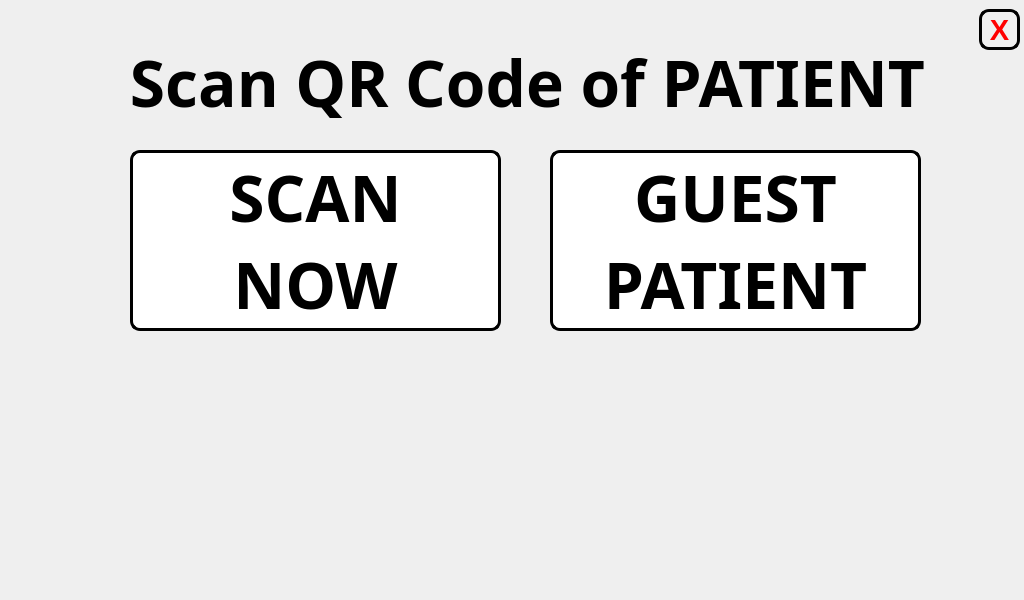
<?xml version="1.0" encoding="UTF-8"?>
<ui version="4.0">
 <class>MainWindow</class>
 <widget class="QMainWindow" name="MainWindow">
  <property name="geometry">
   <rect>
    <x>0</x>
    <y>0</y>
    <width>1024</width>
    <height>600</height>
   </rect>
  </property>
  <property name="minimumSize">
   <size>
    <width>1024</width>
    <height>600</height>
   </size>
  </property>
  <property name="maximumSize">
   <size>
    <width>1024</width>
    <height>600</height>
   </size>
  </property>
  <property name="windowTitle">
   <string>Scan QR Code of Patient</string>
  </property>
  <widget class="QWidget" name="centralwidget">
   <widget class="QFrame" name="frame">
    <property name="geometry">
     <rect>
      <x>9</x>
      <y>9</y>
      <width>1011</width>
      <height>171</height>
     </rect>
    </property>
    <property name="frameShape">
     <enum>QFrame::NoFrame</enum>
    </property>
    <property name="frameShadow">
     <enum>QFrame::Sunken</enum>
    </property>
    <widget class="QLabel" name="TITLE">
     <property name="geometry">
      <rect>
       <x>57</x>
       <y>35</y>
       <width>923</width>
       <height>76</height>
      </rect>
     </property>
     <property name="font">
      <font>
       <family>Unispace</family>
       <pointsize>48</pointsize>
       <weight>75</weight>
       <bold>true</bold>
      </font>
     </property>
     <property name="text">
      <string>Scan QR Code of PATIENT</string>
     </property>
     <property name="alignment">
      <set>Qt::AlignCenter</set>
     </property>
    </widget>
    <widget class="QPushButton" name="close_button">
     <property name="geometry">
      <rect>
       <x>970</x>
       <y>0</y>
       <width>41</width>
       <height>41</height>
      </rect>
     </property>
     <property name="font">
      <font>
       <pointsize>22</pointsize>
       <weight>75</weight>
       <bold>true</bold>
      </font>
     </property>
     <property name="styleSheet">
      <string notr="true">QPushButton:hover:!pressed
{
  background-color: rgb(195,30,60);
}

QPushButton
{

color: red;
border-style: outset;
border-width: 3px;
border-radius:10px;
border-color: black;
}
</string>
     </property>
     <property name="text">
      <string>X</string>
     </property>
    </widget>
   </widget>
   <widget class="QFrame" name="frame_2">
    <property name="geometry">
     <rect>
      <x>9</x>
      <y>348</y>
      <width>1001</width>
      <height>241</height>
     </rect>
    </property>
    <property name="frameShape">
     <enum>QFrame::NoFrame</enum>
    </property>
    <property name="frameShadow">
     <enum>QFrame::Raised</enum>
    </property>
    <layout class="QGridLayout" name="gridLayout">
     <item row="0" column="0">
      <widget class="QLabel" name="TUPC">
       <property name="minimumSize">
        <size>
         <width>192</width>
         <height>192</height>
        </size>
       </property>
       <property name="maximumSize">
        <size>
         <width>192</width>
         <height>192</height>
        </size>
       </property>
       <property name="text">
        <string/>
       </property>
       <property name="pixmap">
        <pixmap>pictures/program_pictures/tuplogo (1).png</pixmap>
       </property>
      </widget>
     </item>
     <item row="0" column="1">
      <widget class="QLabel" name="TUPC_2">
       <property name="minimumSize">
        <size>
         <width>194</width>
         <height>194</height>
        </size>
       </property>
       <property name="maximumSize">
        <size>
         <width>194</width>
         <height>194</height>
        </size>
       </property>
       <property name="frameShadow">
        <enum>QFrame::Plain</enum>
       </property>
       <property name="text">
        <string/>
       </property>
       <property name="pixmap">
        <pixmap>pictures/program_pictures/green_cross.png</pixmap>
       </property>
      </widget>
     </item>
     <item row="0" column="2">
      <widget class="QLabel" name="rasberry">
       <property name="minimumSize">
        <size>
         <width>156</width>
         <height>200</height>
        </size>
       </property>
       <property name="maximumSize">
        <size>
         <width>156</width>
         <height>200</height>
        </size>
       </property>
       <property name="text">
        <string/>
       </property>
       <property name="pixmap">
        <pixmap>pictures/program_pictures/Raspberry logo.png</pixmap>
       </property>
      </widget>
     </item>
    </layout>
   </widget>
   <widget class="QPushButton" name="scan_qr_patient">
    <property name="geometry">
     <rect>
      <x>130</x>
      <y>150</y>
      <width>371</width>
      <height>181</height>
     </rect>
    </property>
    <property name="font">
     <font>
      <family>Unispace</family>
      <pointsize>48</pointsize>
      <weight>75</weight>
      <bold>true</bold>
     </font>
    </property>
    <property name="styleSheet">
     <string notr="true">QPushButton:hover:!pressed
{
  background-color: rgb(195,30,60);
}

QPushButton
{
  background-color: white;
color: black;
border-style: outset;
border-width: 3px;
border-radius:10px;
border-color: black;
}</string>
    </property>
    <property name="text">
     <string>SCAN
NOW</string>
    </property>
   </widget>
   <widget class="QPushButton" name="guest_patient_window">
    <property name="geometry">
     <rect>
      <x>550</x>
      <y>150</y>
      <width>371</width>
      <height>181</height>
     </rect>
    </property>
    <property name="font">
     <font>
      <family>Unispace</family>
      <pointsize>48</pointsize>
      <weight>75</weight>
      <bold>true</bold>
     </font>
    </property>
    <property name="styleSheet">
     <string notr="true">QPushButton:hover:!pressed
{
  background-color: rgb(195,30,60);
}

QPushButton
{
  background-color: white;
color: black;
border-style: outset;
border-width: 3px;
border-radius:10px;
border-color: black;
}</string>
    </property>
    <property name="text">
     <string>GUEST 
PATIENT</string>
    </property>
   </widget>
   <widget class="QLabel" name="label">
    <property name="geometry">
     <rect>
      <x>0</x>
      <y>0</y>
      <width>1024</width>
      <height>600</height>
     </rect>
    </property>
    <property name="minimumSize">
     <size>
      <width>1024</width>
      <height>600</height>
     </size>
    </property>
    <property name="maximumSize">
     <size>
      <width>1024</width>
      <height>600</height>
     </size>
    </property>
    <property name="text">
     <string/>
    </property>
    <property name="pixmap">
     <pixmap>pictures/program_pictures/main_wallpaper.png</pixmap>
    </property>
   </widget>
   <zorder>label</zorder>
   <zorder>frame</zorder>
   <zorder>frame_2</zorder>
   <zorder>scan_qr_patient</zorder>
   <zorder>guest_patient_window</zorder>
  </widget>
 </widget>
 <resources/>
 <connections/>
</ui>
